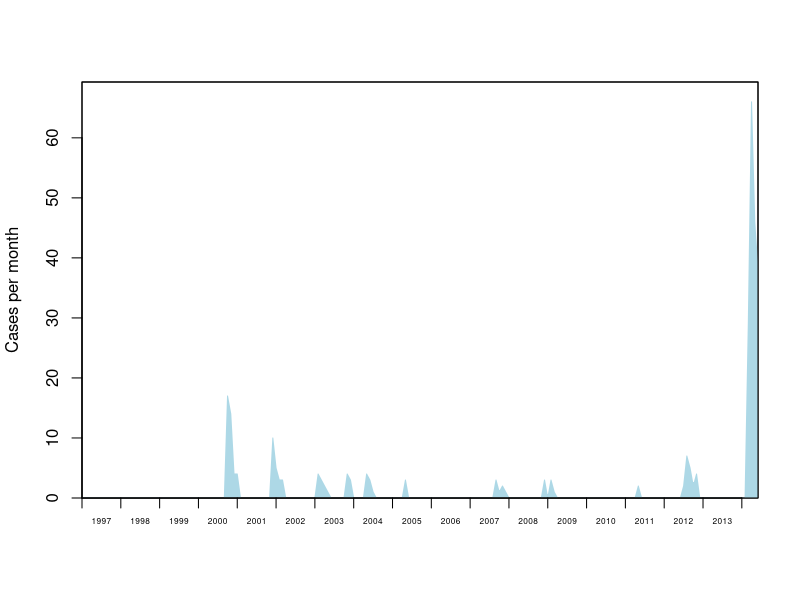
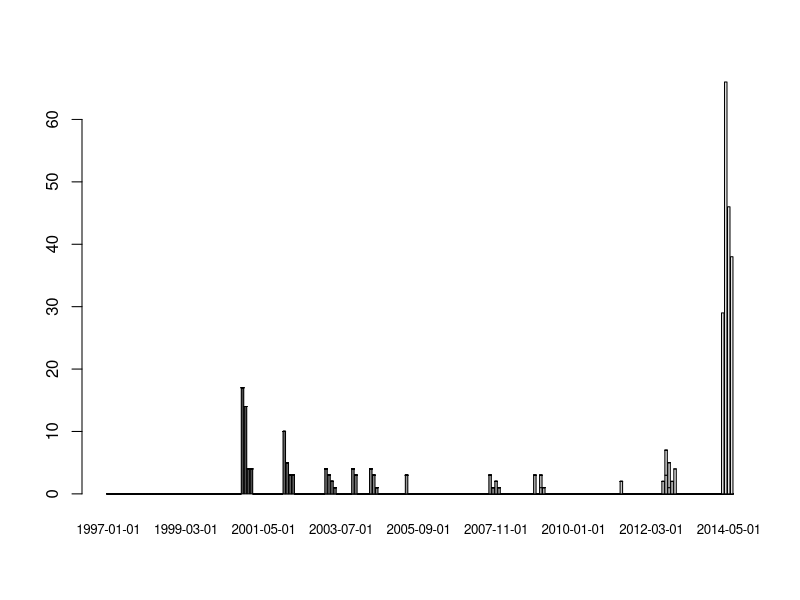
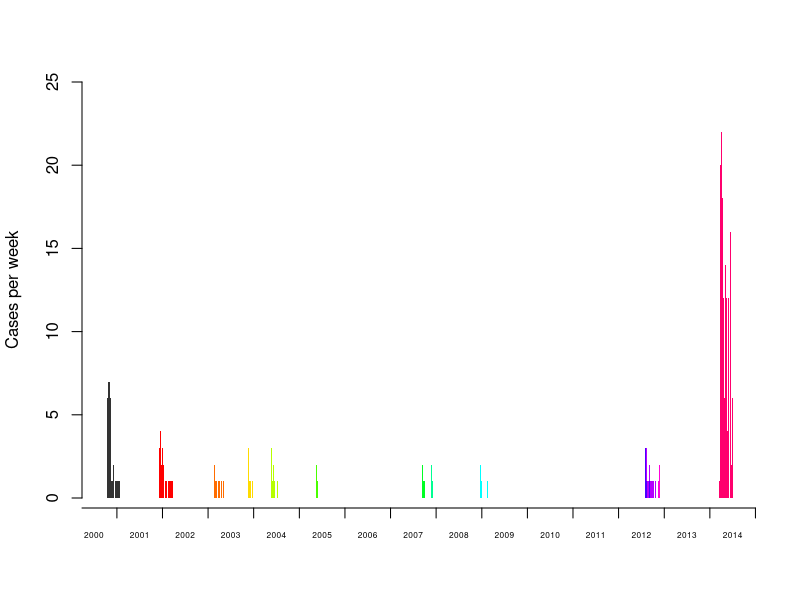

Source code (R) for these figures, in order:
# Reads in raw data source, extracts data for each epidemic
# and generates a new .csv file with the data from all epidemics

# assumes the variable 'data_file' contains the data file to use

# columes that indicate an outbreak
outbreak_col      <- "Outbrk"
outbreak_code_col <- "Outbrk"

# column for report date
date_col          <- "reportdate"
date_format       <- "%d-%B-%y"



# output folder to create
output_dir        <- "outbreaks"

# Episurv has a weird week layout as follows:
# 1. All weeks are Saturday through Friday.
# 2. The first week of the year must end on the first Friday of the year.

# NOT SURE ABOUT THE NEXT TWO...
# 3. Each year has between 1 and 53?? such weeks.  Any further weeks are combined with week 1 of the next year.
# 4. Every week is 7 days, except possibly for week '1' of each year, which might be up to 14 days.

# survey weeks start on a saturday, so just find the previous saturday
surv_week_start <- function(date)
{
  # 1. Find the previous saturday
  prev_sat <- date
  while (weekdays(prev_sat) != "Saturday")
    prev_sat <- prev_sat - 1;
  return(as.character(prev_sat))
}

surv_month_start <- function(date)
{
  # Find the month
  return(format.Date(date, "%Y-%m-01"))
}

# read in data
all <- read.csv("EbolaData.csv")

outbreak_rows <- all[,outbreak_col] == "Yes"
outbreak_rows_with_code <- !is.na(all[,outbreak_code_col])

table(outbreak_rows, outbreak_rows_with_code)

# there are 7 rows with Outbrk == TRUE and no OutbreakCode
# there are 35 rows with OutbreakCode specified and Outbrk = FALSE

# assume we want ones with the OutbreakCode specified - this throws away 7 unknowns
outbreak_rows <- outbreak_rows_with_code
all[!outbreak_rows,outbreak_code_col] <- 0

# now grab out the date field and convert to week
# TODO: for epidemic we could use onset date, but its not always available
notification_dates <- as.Date(all[,date_col], format=date_format)
notification_weeks <- sapply(notification_dates, surv_week_start)

# now the total incidence through time, with outbreak no's as well

notification_months <- sapply(notification_dates, surv_month_start)

num_months <- (2014.5-1997)*12

ob_range <- range(as.Date(notification_months))
ob_weeks <- matrix(0, length(unique(all[,outbreak_code_col])), num_months)
colnames(ob_weeks) <- 1:num_months
for (i in 1:num_months)
  colnames(ob_weeks)[i] <- sprintf("%4d-%02d-01", 1997 + floor((i-1)/12), (i-1) %% 12 + 1)
rownames(ob_weeks) <- unique(all[,outbreak_code_col])
t <- table(all[,outbreak_code_col], notification_months)
ob_weeks[rownames(t), colnames(t)] <- t

# plot time series of total cases
ts <- colSums(ob_weeks)

plot(NULL, type="l", ylab="Cases per month", xlim=c(0, num_months-1), ylim=c(0, max(ts)*1.05), xlab="", xaxt="n", xaxs="i", yaxs="i")
x <- c(0, 0:(num_months-1), num_months-1)
y <- c(0, ts, 0)
polygon(x, y, col="lightblue", border="lightblue")

axis(1, seq(0,floor(num_months/12)*12,by=12), labels=rep("", floor(num_months/12)+1))
mtext(1996+1:floor(num_months/12), side=1, at = (1:floor(num_months/12))*12 - 6, line=0.5, cex=0.5)
box()

barplot(ob_weeks,cex.names=0.8)

# plot finer-grained total cases per week
rows <- notification_weeks > "2000-01-31"

weeks_2007 <- notification_weeks[rows]
outbreaks_2007 <- all[rows,outbreak_code_col]

ob_range <- range(as.Date(weeks_2007))
ob_weeks <- matrix(0, length(unique(outbreaks_2007)), diff(ob_range)/7+1)
colnames(ob_weeks) <- as.character(seq(ob_range[1], ob_range[2], by=7))
rownames(ob_weeks) <- sort(unique(outbreaks_2007))
t <- table(outbreaks_2007, weeks_2007)
ob_weeks[rownames(t), colnames(t)] <- t
cols <- c("grey20", rainbow(nrow(ob_weeks)-1))
barplot(ob_weeks, col=cols, border=NA, space=0, xaxt="n", ylim=c(0,25), ylab="Cases per week")

# figure out years...
years <- as.numeric((as.Date(paste(2000:2015, "-01-01", sep="")) - ob_range[1]) / 7)
axis(1, at=years, labels=rep("", length(years)), line=0.5)
mtext(2000:2014, side=1, at = years[-length(years)] + diff(years)/2, line=1.2,cex=0.5)

# combine 'outbreaks' with fewer than 10 cases into one semi-sporadic column
weeks_2009 <- notification_weeks[rows]
outbreaks_2009 <- all[rows,outbreak_code_col]
ob_range <- range(as.Date(weeks_2009))
ob_weeks <- matrix(0, length(unique(outbreaks_2009)), diff(ob_range)/7+1)
colnames(ob_weeks) <- as.character(seq(ob_range[1], ob_range[2], by=7))
rownames(ob_weeks) <- sort(unique(outbreaks_2009))
t <- table(outbreaks_2009, weeks_2009)
ob_weeks[rownames(t), colnames(t)] <- t

sporadic <- ob_weeks[1,]
epidemic <- ob_weeks[-1,]
ob_sizes <- rowSums(epidemic)

# find our main outbreaks.  We grab the big ones, then merge in sporadic cases in the same time period.
# at worse this will overestimate R0 as the epidemic is slightly larger than it really is.

ob_sizes <- ob_sizes[order(-ob_sizes)]
epidemics_to_use <- as.numeric(names(ob_sizes)[ob_sizes > 0])

# now for each, find all nearby cases
weeks_2009 <- as.Date(weeks_2009)
outbreaks_R0 <- rep(0, length(outbreaks_2009))
outbreaks_R0[outbreaks_2009 %in% epidemics_to_use] <- outbreaks_2009[outbreaks_2009 %in% epidemics_to_use]

for (epi in epidemics_to_use)
{
  current_epi_rows <- outbreaks_R0 == epi
  # expand the week range by week_fudge weeks and look for more cases.  Keep going until we find none.
  week_fudge <- 3*7
  while (TRUE)
  {
    week_range <- range(weeks_2009[current_epi_rows])
    sporadics_to_add <- weeks_2009 >= week_range[1]-week_fudge & weeks_2009 <= week_range[2]+week_fudge & !current_epi_rows
    if (sum(sporadics_to_add) == 0)
      break
    current_epi_rows <- current_epi_rows |  sporadics_to_add
  }
  # update
  outbreaks_R0[current_epi_rows] <- epi
}

# reorder the outbreaks based on their end date
outbreak_nos <- unique(outbreaks_R0[outbreaks_R0 > 0])
max_dates <- rep("", length(outbreak_nos))
for (i in 1:length(outbreak_nos))
{
  max_dates[i] <- max(weeks_2009[outbreaks_R0 == outbreak_nos[i]])
}
epidemic_order <- order(max_dates)


# export these outbreaks for R0 analyses

# create output directory
dir.create(file.path(output_dir), showWarnings = FALSE)

# for each outbreak, compute the incidence
for (ob_num in outbreak_nos)
{
  # find the rows
  ob_rows  <- outbreaks_R0 == ob_num
  
  # create a date range
  ob_range <- range(weeks_2009[ob_rows])
  ob_weeks <- rep(0, length=diff(ob_range)/7+1)
  names(ob_weeks) <- seq(ob_range[1], ob_range[2], by=7)
  
  # compute the incidence by tabling up
  t <- table(weeks_2009[ob_rows])
  ob_weeks[names(t)] <- t
  
  # write out an outbreak file
  outbreak_data <- data.frame(date=names(ob_weeks), week=1:length(ob_weeks), incidence=ob_weeks)
  outbreak_file <- file.path(output_dir, sprintf("outbreak%02d.csv", ob_num))
  write.csv(outbreak_data, outbreak_file, row.names=F)
}

